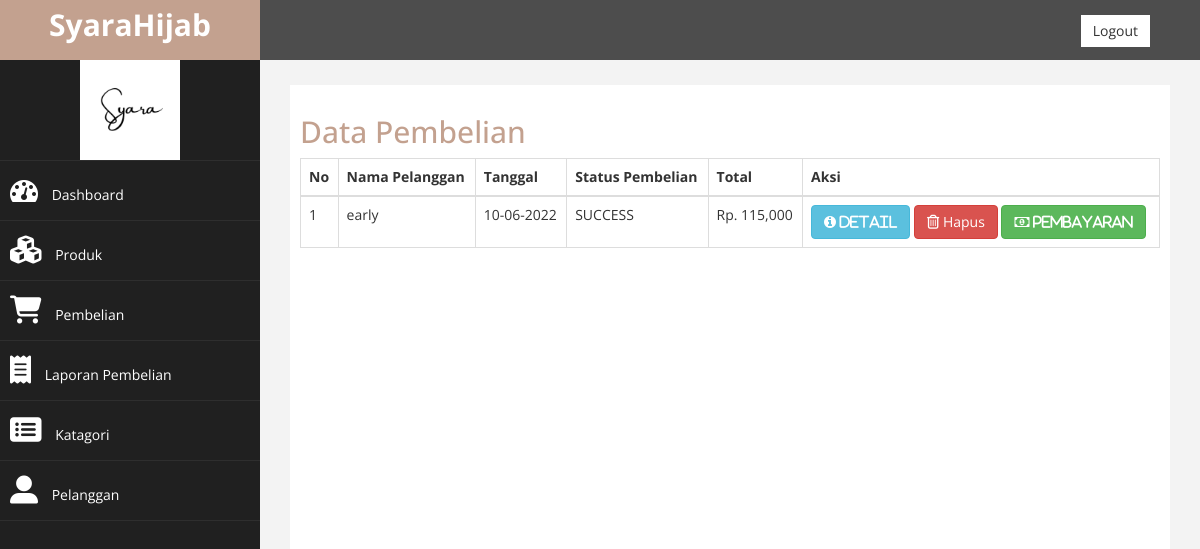
The page /admin/dashboard.php?halaman=pembelian (signed in) on the database its author committed.
### tables this page shows
CREATE TABLE `pembelian` (
  `id_pembelian` int(11) NOT NULL,
  `id_pelanggan` int(11) NOT NULL,
  `id_ongkir` int(5) NOT NULL,
  `tanggal_pembelian` date NOT NULL,
  `total_pembelian` int(11) NOT NULL,
  `nama_kota` varchar(30) NOT NULL,
  `tarif` int(5) NOT NULL,
  `alamat_pengiriman` varchar(50) NOT NULL,
  `status_pembelian` varchar(20) NOT NULL DEFAULT 'PENDING',
  `resi_pengiriman` varchar(20) NOT NULL
);

CREATE TABLE `pelanggan` (
  `id_pelanggan` int(11) NOT NULL,
  `email_pelanggan` varchar(30) NOT NULL,
  `password_pelanggan` varchar(15) NOT NULL,
  `nama_pelanggan` varchar(30) NOT NULL,
  `telpon_pelanggan` varchar(15) NOT NULL
);

### admin/pembelian.php (the view)
<h2>Data Pembelian</h2>
<?php
    include '../koneksi.php';
?>
<!DOCTYPE html>
<html>
<head>
<link rel="stylesheet" href="https://cdnjs.cloudflare.com/ajax/libs/font-awesome/4.7.0/css/font-awesome.min.css">
</head>
<body>
<table class="table table-bordered">
    <thead>
        <tr>
            <th>No</th>
            <th>Nama Pelanggan</th>
            <th>Tanggal</th>
            <th>Status Pembelian</th>
            <th>Total</th>
            <th>Aksi</th>
        </tr>
    </thead>
    <tbody>
        <?php $nomor=1; ?>
            <?php $ambil=$koneksi->query("SELECT * FROM pembelian JOIN pelanggan ON pembelian.id_pelanggan=pelanggan.id_pelanggan"); ?>
            <?php while($pecah = $ambil ->fetch_assoc()){ ?>
            <?php $tanggal = $pecah['tanggal_pembelian']?>
            <tr>
                <td><?php echo $nomor; ?></td>
                <td><?php echo $pecah['nama_pelanggan']; ?></td>
                <td><?php echo date('d-m-Y',strtotime($tanggal)); ?></td>
                <td><?php echo $pecah['status_pembelian']; ?></td>
                <td>Rp. <?php echo number_format ($pecah['total_pembelian']); ?></td>
                <td>
                    <a href="dashboard.php?halaman=detail&id=<?php echo $pecah['id_pembelian']; ?>" class="btn btn-info"><i class="fa fa-info-circle" aria-hidden="true"> Detail</i></a>
                    <a href="dashboard.php?halaman=hapusdata&id=<?php echo $pecah['id_pembelian'];?>" class="btn btn-danger"><i class="fa fa-trash-o "></i> Hapus</a>
                    <?php
                        if($pecah ['status_pembelian']!=="PENDING"): ?>
                    <a href="dashboard.php?halaman=pembayaran&id=<?= $pecah['id_pembelian'];?>" class="btn btn-success"><i class="fa fa-money" aria-hidden="true"> Pembayaran</i></a>
                    <?php endif ?>
                </td>
            </tr>
            <?php $nomor++; ?>
            <?php } ?>
    </tbody>
</table>
</body>
</html>

### admin/assets/css/custom.css (style rules this page uses)
body { font-family: 'Open Sans', sans-serif; }
h2 { color: #C3A18F; }

### rows shown on the page
pembelian: id_pelanggan.nama_pelanggan "early", tanggal_pembelian "10-06-2022", status_pembelian "SUCCESS", total_pembelian "115,000"
